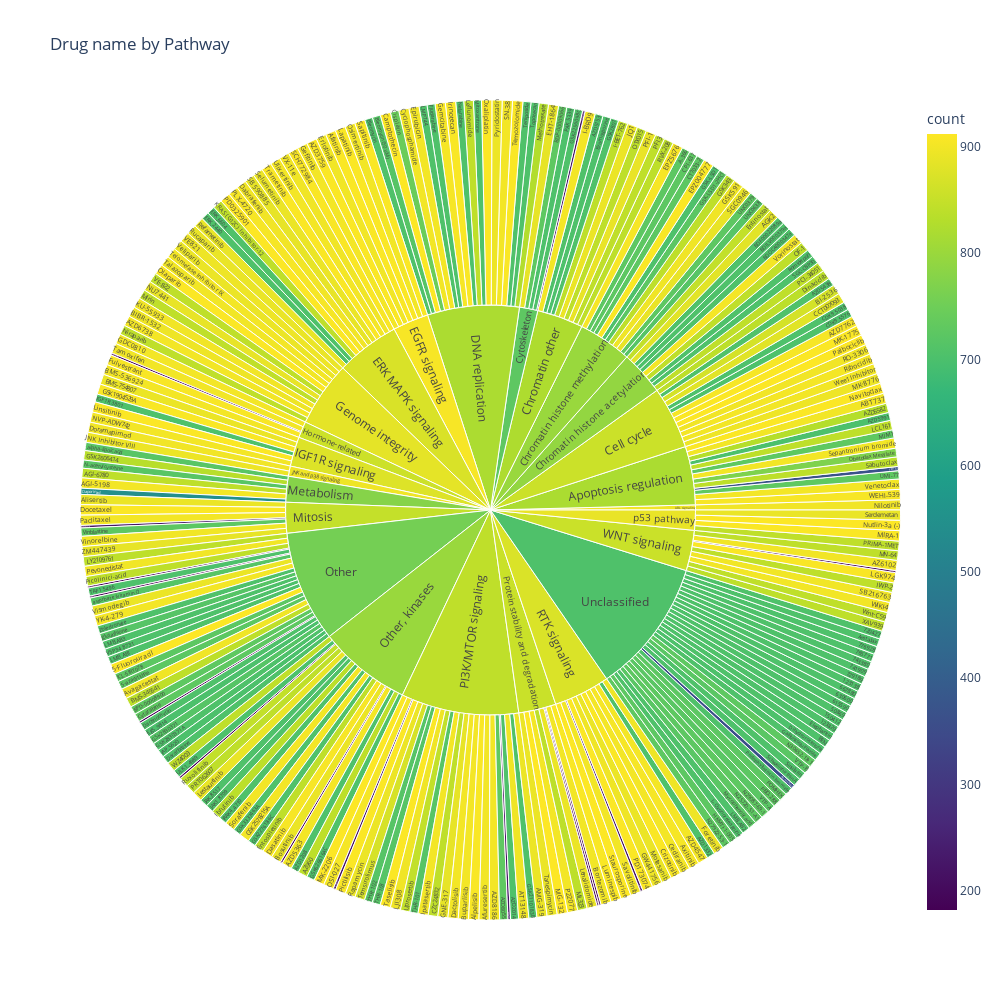

Notebook cell for this chart:
### Code cell
plot_sunburst(
    dose_df,
    ['pathway', 'drug_name',],
    'Drug name by Pathway'
)

### Figure 1 — Plotly figure (JSON) as saved in the notebook; plotly's stock layout.template omitted (floating-point values rounded to 4 significant figures; data arrays with more than 128 entries replaced by an {"elided": "..."} marker saying what was removed)
{"data": [{"branchvalues": "total", "customdata": {"elided": "310x1 float values"}, "domain": {"x": [0, 1], "y": [0, 1]}, "hovertemplate": "labels=%{label}<br>count_sum=%{value}<br>parent=%{parent}<br>id=%{id}<br>count=%{color}<extra></extra>", "ids": {"elided": "310 str values"}, "labels": {"elided": "310 str values"}, "marker": {"coloraxis": "coloraxis", "colors": {"elided": "310 float values"}}, "name": "", "parents": {"elided": "310 str values"}, "sort": false, "type": "sunburst", "values": {"elided": "310 float values"}}], "layout": {"coloraxis": {"colorbar": {"title": {"text": "count"}}, "colorscale": [[0, "#440154"], [0.1111, "#482878"], [0.2222, "#3e4989"], [0.3333, "#31688e"], [0.4444, "#26828e"], [0.5556, "#1f9e89"], [0.6667, "#35b779"], [0.7778, "#6ece58"], [0.8889, "#b5de2b"], [1, "#fde725"]]}, "height": 1000, "legend": {"tracegroupgap": 0}, "title": {"text": "Drug name by Pathway"}, "width": 1000}}
